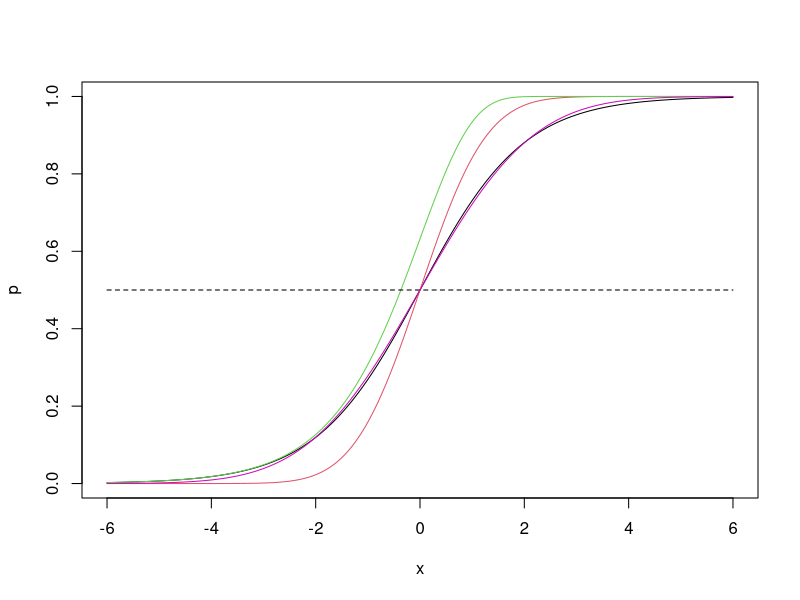

Recreate this plot in R. (Note: this script raises an error after producing the figure.)
# Dose Response Models

x <- (-150:150) / 25

# logistic function curve
plot(x, 1 - 1 / (1 + exp(x)), type = "l", ylab = "p")

# cumulative probability
lines(x, pnorm(x), col = 2)
# C log-log link function Extreme value family
lines(x, 1 - exp(-exp(x)), col = 3)

lines(c(-6, 6), c(.5, .5), lty = 2, col = 1)

# cumulative probability with sd = 1.7
lines(x, pnorm(x, sd = 1.7), col = 6)


# Binomial Family
# budworm data input from MASS book
budworm <- read.csv("./Purdue_STAT526/budworm.csv")
budworm2 <- read.csv("./Purdue_STAT526/budworm2.csv")



# https://bit.ly/3kgkiID
# https://bit.ly/3IeQdBq
# https://bit.ly/3EkTe22
# https://bit.ly/3KjJ5Gm

# training glm
## these two below are the same

budwm.lgt0 <- glm(SF ~ ldose * sex, family = binomial, data = budworm)
budwm.lgt0

# weight = 重み`weights`を使った重みつき最小自乗法 (つまり sum(w*e^2) を最小化する) が使われる
budwm.lgt1 <- update(budwm.lgt0, numdead / 20 ~ ., weight = rep(20, 12))
budwm.lgt1

summary(budwm.lgt0); summary(budwm.lgt1)
anova(budwm.lgt0)
drop1(budwm.lgt0)
# plotting multiple graph
plot(budwm.lgt0)
# increased or decreased variables at each step, and the model is selected based on AIC criteria.
# seems like there is no need of interaction terms of ldose * sex
step(budwm.lgt0)

# model renew and re-fitting
# get rid of interaction
budwm.lgt <- update(budwm.lgt0, . ~ . - ldose:sex)
budwm.lgt

# prediction with glm method
# new = the name of the new data frame to make predictions for
predict(budwm.lgt, new = data.frame(ldose = 2, sex = "M"))

# type = "response" gives the predicted probabilities
predict(budwm.lgt, type = "response")

# residuals
residuals(budwm.lgt)
residuals(budwm.lgt, "pearson")
